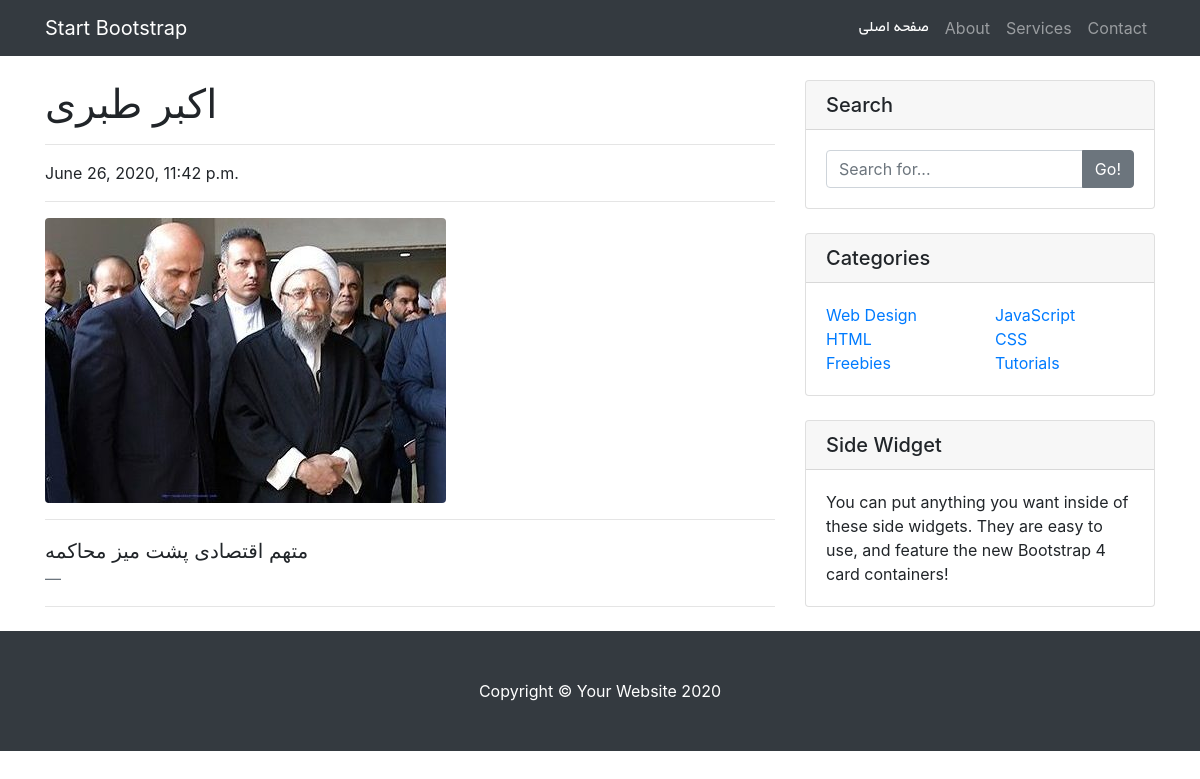
Page /news/4 on the committed database.
### news/models.py (models this page shows, shortened)
class News(models.Model):
    title = models.CharField(max_length = 300)
    explanation = models.CharField(max_length = 500)
    time = models.DateTimeField(auto_now=True)
    image = models.ImageField(upload_to='news'  , validators=[news_image_size])
    class Meta:
        ordering = ('-time',)
        verbose_name_plural = "اخبار مدرسه"

### news/views.py (the view)
# urls.py: path('<int:pk>' , views.this_new , name='this_new')
def this_new(request  , pk = None , template_name = 'news/this_new.html'):
    new = News.objects.get(id = pk)
    serialized_comment_of_this_news = serialize_comments(comments_of_this_new(new))
    data_to_send = {}
    data_to_send['new'] = new
    data_to_send['comments'] = comments_of_this_new(new)
    return render(request , template_name , data_to_send )

### news/views.py (called while the page is built)
def comments_of_this_new(new):
    return Comments.objects.filter(news = new)

### school_home/serializers.py (called while the page is built)
def serialize_comments(comments):
    comments_serialized = Comment_Serializer(comments , many = True )
    return comments_serialized

### news/templates/news/this_new.html (shortened to what this page needs)
{% load static %}
<!DOCTYPE html>
<html lang="en">
<head>
  <link rel="stylesheet" type="text/css" href=" {% static "pfont.css"  %}">
  <link href="{% static 'news/vendor/bootstrap/css/bootstrap.min.css' %}" rel="stylesheet">
  <link href="{% static 'news/css/blog-post.css' %}" rel="stylesheet">
</head>
<body>
  <div class='container'>
  <nav class="navbar navbar-expand-lg navbar-dark bg-dark fixed-top" >
    <div class="container">
      <a class="navbar-brand" href="#">Start Bootstrap</a>
      <div class="collapse navbar-collapse" id="navbarResponsive">
        <ul class="navbar-nav ml-auto">
          <li class="nav-item active">
            <a class="nav-link" href="/../../" style='font-family: "byekan"'>صفحه اصلی
            </a>
          </li>
          <li class="nav-item">
            <a class="nav-link" href="#">About</a>
          </li>
          <li class="nav-item">
            <a class="nav-link" href="#">Services</a>
          </li>
          <li class="nav-item">
            <a class="nav-link" href="#">Contact</a>
          </li>
        </ul>
      </div>
    </div>
  </nav>
  </div>
  <div class="container">
    <div class="row">
      <div class="col-lg-8">
        <h1 class="mt-4">{{new.title}}</h1>
        <hr>
        <p> {{new.time}}</p>
        <hr>
        <img class="img-fluid rounded" src={{ new.image.url}} alt="">
        <hr>
        <blockquote class="blockquote">
          <p class="mb-0">{{new.explanation}}</p>
          <footer class="blockquote-footer">
          </footer>
        </blockquote>
        <hr>
      </div>
      <div class="col-md-4">
        <div class="card my-4">
          <h5 class="card-header">Search</h5>
          <div class="card-body">
            <div class="input-group">
              <input type="text" class="form-control" placeholder="Search for...">
              <span class="input-group-append">
                <button class="btn btn-secondary" type="button">Go!</button>
              </span>
            </div>
          </div>
        </div>
        <div class="card my-4">
          <h5 class="card-header">Categories</h5>
          <div class="card-body">
            <div class="row">
              <div class="col-lg-6">
                <ul class="list-unstyled mb-0">
                  <li>
                    <a href="#">Web Design</a>
                  </li>
                  <li>
                    <a href="#">HTML</a>
                  </li>
                  <li>
                    <a href="#">Freebies</a>
                  </li>
                </ul>
              </div>
              <div class="col-lg-6">
                <ul class="list-unstyled mb-0">
                  <li>
                    <a href="#">JavaScript</a>
                  </li>
                  <li>
                    <a href="#">CSS</a>
                  </li>
                  <li>
                    <a href="#">Tutorials</a>
                  </li>
                </ul>
              </div>
            </div>
          </div>
        </div>
        <div class="card my-4">
          <h5 class="card-header">Side Widget</h5>
          <div class="card-body">
            You can put anything you want inside of these side widgets. They are easy to use, and feature the new Bootstrap 4 card containers!
          </div>
        </div>
      </div>
    </div>
  </div>
  <footer class="py-5 bg-dark">
    <div class="container">
      <p class="m-0 text-center text-white">Copyright &copy; Your Website 2020</p>
    </div>
  </footer>
</body>
</html>

### news/static/news/css/blog-post.css (style rules this page uses)
body { padding-top: 56px; }

### rows in the picture
News: title "اکبر طبری", time "June 26, 2020, 11:42 p.m.", image (picture), explanation "متهم اقتصادی پشت میز محاکمه"
